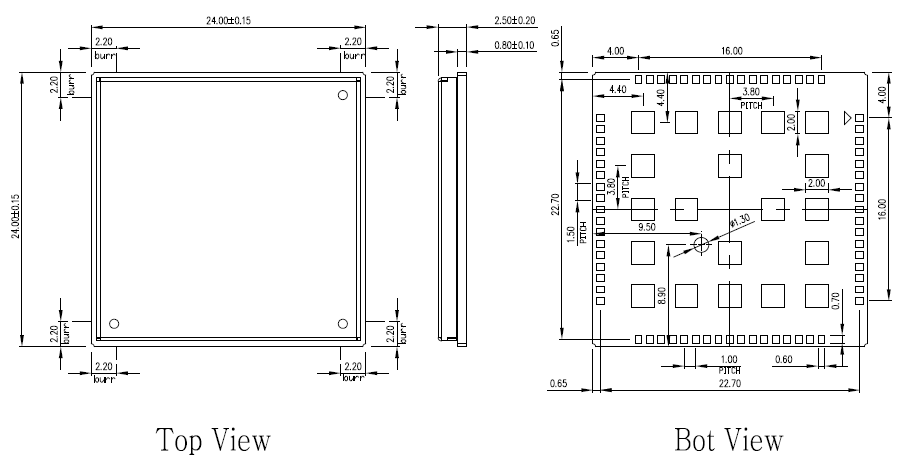
#> input picture ST909B-4G/Datasheet/pdf_img/A7670_Series_Hardware_Design_V1.00_p19_Im2.png, 915 x 455 px, found by its file name; its folder holds 5 pictures in this run
$ python pdf_crop.py
#> lines starting #> are read from the running program, lines starting #| are printed output that depends on the picture
# Crop + upscale regions of PDF figures for close reading
from PIL import Image
import os

D = r"D:\Tracker\ST909B-4G\Datasheet\pdf_img"
os.makedirs(os.path.join(D, "crop"), exist_ok=True)


def crop(src, box, out, scale=3):
#> called with box = (500, 0, 912, 541), out = 'p19_bot_full.png', scale = 3
    im = Image.open(os.path.join(D, src))
#> im is the input picture: PIL image 915x455 RGB; min 0, max 255, mean 243.6
    c = im.crop(box)
    c = c.resize((c.width * scale, c.height * scale), Image.LANCZOS)
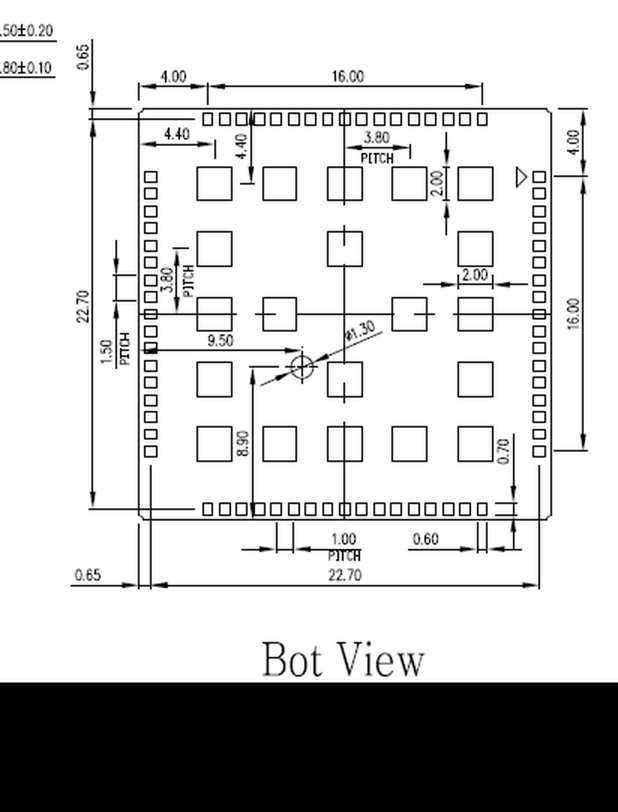
#> c: PIL image 1236x1623 RGB (shown at 1/2 size); min 0, max 255, mean 201.2
    path = os.path.join(D, "crop", out)
    c.save(path)
    print(out, "src_size", im.size, "->", c.size)
#| p19_bot_full.png src_size (915, 455) -> (1236, 1623)


# p19 bot view: figure occupies right half of image (from previous read: Bot View right side)
# image is ~912x541; bot view approx x 500..912, y 0..541
crop("A7670_Series_Hardware_Design_V1.00_p19_Im2.png", (500, 0, 912, 541), "p19_bot_full.png", 3)
# top edge of bot view
crop("A7670_Series_Hardware_Design_V1.00_p19_Im2.png", (500, 0, 912, 180), "p19_bot_top.png", 5)
#> call 2 of crop, with box = (500, 0, 912, 180), out = 'p19_bot_top.png', scale = 5
#> in crop (call 2), `c = im.crop(box)`:
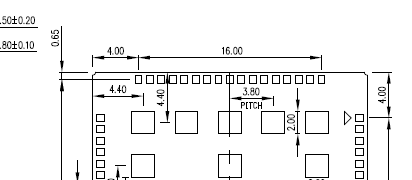
#> c: PIL image 412x180 RGB; min 0, max 255, mean 241.2
#> in crop (call 2), `c = c.resize((c.width * scale, c.height * scale), Image.LANCZOS)`:
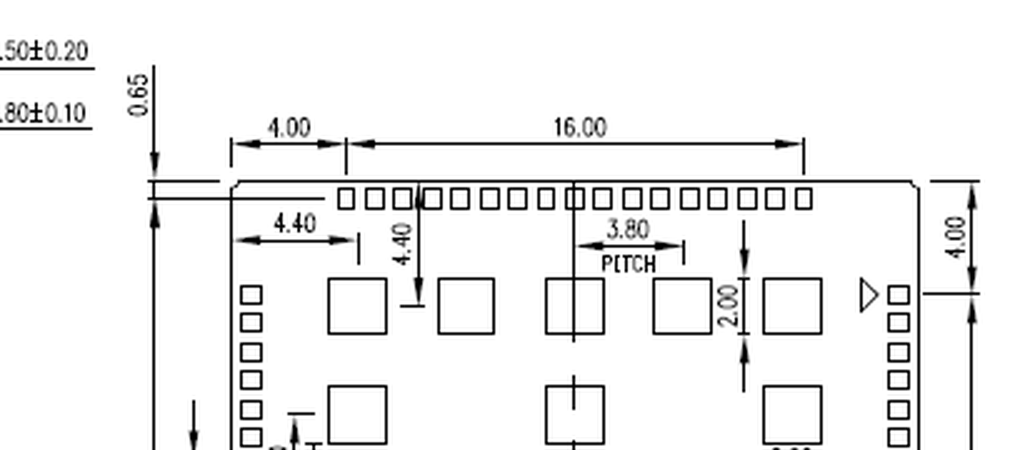
#> c: PIL image 2060x900 RGB (shown at 1/2 size); min 0, max 255, mean 239.4
#| p19_bot_top.png src_size (915, 455) -> (2060, 900)
# bottom edge of bot view
crop("A7670_Series_Hardware_Design_V1.00_p19_Im2.png", (500, 350, 912, 541), "p19_bot_bottom.png", 5)
#> call 3 of crop, with box = (500, 350, 912, 541), out = 'p19_bot_bottom.png', scale = 5
#> in crop (call 3), `c = im.crop(box)`:
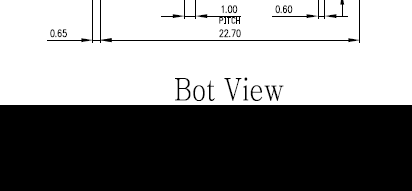
#> c: PIL image 412x191 RGB; min 0, max 255, mean 135.7
#> in crop (call 3), `c = c.resize((c.width * scale, c.height * scale), Image.LANCZOS)`:
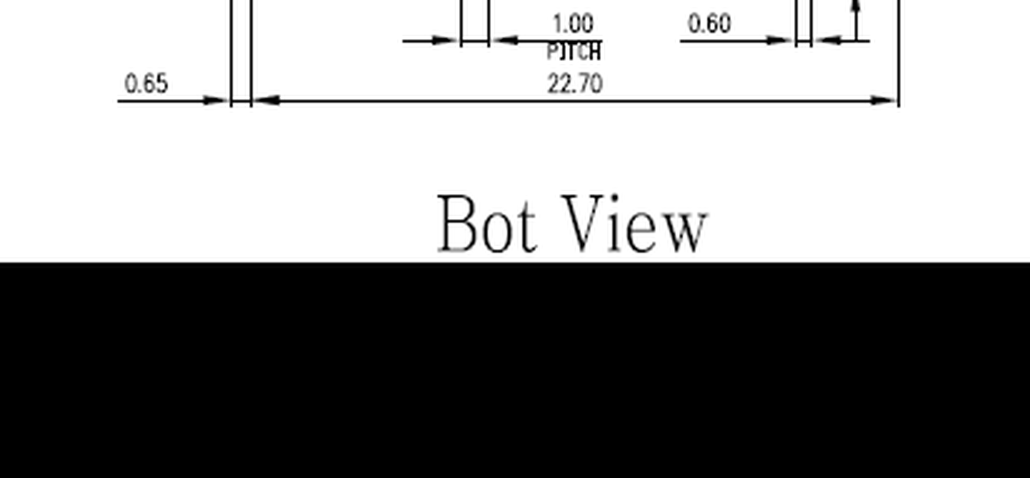
#> c: PIL image 2060x955 RGB (shown at 1/2 size); min 0, max 255, mean 135.2
#| p19_bot_bottom.png src_size (915, 455) -> (2060, 955)
# left+center of bot view
crop("A7670_Series_Hardware_Design_V1.00_p19_Im2.png", (500, 150, 720, 400), "p19_bot_left.png", 5)
#> call 4 of crop, with box = (500, 150, 720, 400), out = 'p19_bot_left.png', scale = 5
#> in crop (call 4), `c = im.crop(box)`:
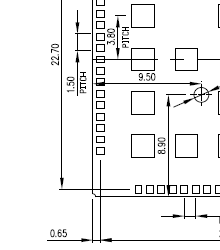
#> c: PIL image 220x250 RGB; min 0, max 255, mean 239.4
#> in crop (call 4), `c = c.resize((c.width * scale, c.height * scale), Image.LANCZOS)`:
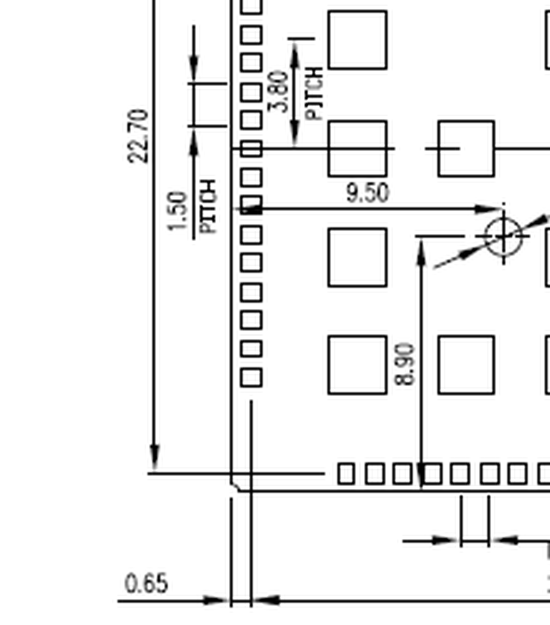
#> c: PIL image 1100x1250 RGB (shown at 1/2 size); min 0, max 255, mean 237.4
#| p19_bot_left.png src_size (915, 455) -> (1100, 1250)

# p20 recommended footprint (900x880 approx): top-left corner region
#> (the run stopped early here; a loop or call above may not have finished)
